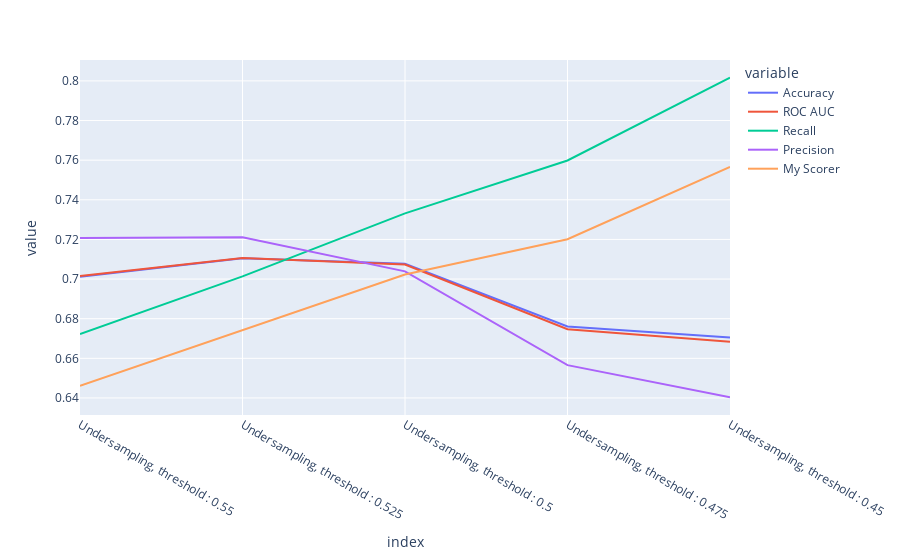

The notebook cell saved with this chart:
### Code cell
import plotly.express as px

df = keep_track_threshs
fig = px.line(keep_track_trained_threshs, y= keep_track_trained_threshs.columns)
fig.show()

### Figure 1 — Plotly figure (JSON) as saved in the notebook; plotly's stock layout.template omitted (floating-point values rounded to 4 significant figures)
{"data": [{"hovertemplate": "variable=Accuracy<br>index=%{x}<br>value=%{y}<extra></extra>", "legendgroup": "Accuracy", "line": {"color": "#636efa", "dash": "solid"}, "marker": {"symbol": "circle"}, "mode": "lines", "name": "Accuracy", "orientation": "v", "showlegend": true, "type": "scatter", "x": ["Undersampling, threshold : 0.55", "Undersampling, threshold : 0.525", "Undersampling, threshold : 0.5", "Undersampling, threshold : 0.475", "Undersampling, threshold : 0.45"], "xaxis": "x", "y": [0.7011, 0.7104, 0.7078, 0.6761, 0.6705], "yaxis": "y"}, {"hovertemplate": "variable=ROC AUC<br>index=%{x}<br>value=%{y}<extra></extra>", "legendgroup": "ROC AUC", "line": {"color": "#EF553B", "dash": "solid"}, "marker": {"symbol": "circle"}, "mode": "lines", "name": "ROC AUC", "orientation": "v", "showlegend": true, "type": "scatter", "x": ["Undersampling, threshold : 0.55", "Undersampling, threshold : 0.525", "Undersampling, threshold : 0.5", "Undersampling, threshold : 0.475", "Undersampling, threshold : 0.45"], "xaxis": "x", "y": [0.7016, 0.7106, 0.7073, 0.6747, 0.6684], "yaxis": "y"}, {"hovertemplate": "variable=Recall<br>index=%{x}<br>value=%{y}<extra></extra>", "legendgroup": "Recall", "line": {"color": "#00cc96", "dash": "solid"}, "marker": {"symbol": "circle"}, "mode": "lines", "name": "Recall", "orientation": "v", "showlegend": true, "type": "scatter", "x": ["Undersampling, threshold : 0.55", "Undersampling, threshold : 0.525", "Undersampling, threshold : 0.5", "Undersampling, threshold : 0.475", "Undersampling, threshold : 0.45"], "xaxis": "x", "y": [0.6722, 0.7014, 0.7331, 0.7598, 0.8016], "yaxis": "y"}, {"hovertemplate": "variable=Precision<br>index=%{x}<br>value=%{y}<extra></extra>", "legendgroup": "Precision", "line": {"color": "#ab63fa", "dash": "solid"}, "marker": {"symbol": "circle"}, "mode": "lines", "name": "Precision", "orientation": "v", "showlegend": true, "type": "scatter", "x": ["Undersampling, threshold : 0.55", "Undersampling, threshold : 0.525", "Undersampling, threshold : 0.5", "Undersampling, threshold : 0.475", "Undersampling, threshold : 0.45"], "xaxis": "x", "y": [0.7207, 0.721, 0.7039, 0.6566, 0.6404], "yaxis": "y"}, {"hovertemplate": "variable=My Scorer<br>index=%{x}<br>value=%{y}<extra></extra>", "legendgroup": "My Scorer", "line": {"color": "#FFA15A", "dash": "solid"}, "marker": {"symbol": "circle"}, "mode": "lines", "name": "My Scorer", "orientation": "v", "showlegend": true, "type": "scatter", "x": ["Undersampling, threshold : 0.55", "Undersampling, threshold : 0.525", "Undersampling, threshold : 0.5", "Undersampling, threshold : 0.475", "Undersampling, threshold : 0.45"], "xaxis": "x", "y": [0.6462, 0.6742, 0.7023, 0.7201, 0.7566], "yaxis": "y"}], "layout": {"autosize": true, "legend": {"title": {"text": "variable"}, "tracegroupgap": 0}, "margin": {"t": 60}, "xaxis": {"anchor": "y", "autorange": true, "domain": [0, 1], "range": [0, 4], "title": {"text": "index"}, "type": "category"}, "yaxis": {"anchor": "x", "autorange": true, "domain": [0, 1], "range": [0.6314, 0.8105], "title": {"text": "value"}, "type": "linear"}}}
